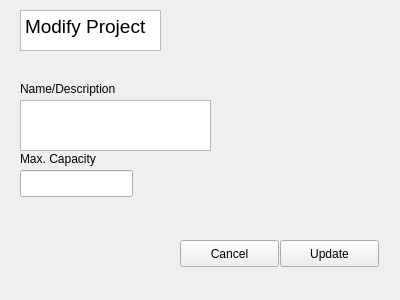
<?xml version="1.0" encoding="UTF-8"?>
<ui version="4.0">
 <class>modifyProjectPage</class>
 <widget class="QWidget" name="modifyProjectPage">
  <property name="geometry">
   <rect>
    <x>0</x>
    <y>0</y>
    <width>400</width>
    <height>300</height>
   </rect>
  </property>
  <property name="windowTitle">
   <string>Form</string>
  </property>
  <widget class="QLabel" name="maxCap">
   <property name="geometry">
    <rect>
     <x>20</x>
     <y>150</y>
     <width>101</width>
     <height>17</height>
    </rect>
   </property>
   <property name="text">
    <string>Max. Capacity</string>
   </property>
  </widget>
  <widget class="QPushButton" name="updateButton">
   <property name="geometry">
    <rect>
     <x>280</x>
     <y>240</y>
     <width>99</width>
     <height>27</height>
    </rect>
   </property>
   <property name="text">
    <string>Update</string>
   </property>
  </widget>
  <widget class="QLineEdit" name="size">
   <property name="geometry">
    <rect>
     <x>20</x>
     <y>170</y>
     <width>113</width>
     <height>27</height>
    </rect>
   </property>
  </widget>
  <widget class="QLabel" name="descrp">
   <property name="geometry">
    <rect>
     <x>20</x>
     <y>80</y>
     <width>131</width>
     <height>17</height>
    </rect>
   </property>
   <property name="text">
    <string>Name/Description</string>
   </property>
  </widget>
  <widget class="QPushButton" name="cancelButton">
   <property name="geometry">
    <rect>
     <x>180</x>
     <y>240</y>
     <width>99</width>
     <height>27</height>
    </rect>
   </property>
   <property name="text">
    <string>Cancel</string>
   </property>
  </widget>
  <widget class="QTextBrowser" name="modifyProjectDescription">
   <property name="geometry">
    <rect>
     <x>20</x>
     <y>10</y>
     <width>141</width>
     <height>41</height>
    </rect>
   </property>
   <property name="html">
    <string>&lt;!DOCTYPE HTML PUBLIC &quot;-//W3C//DTD HTML 4.0//EN&quot; &quot;http://www.w3.org/TR/REC-html40/strict.dtd&quot;&gt;
&lt;html&gt;&lt;head&gt;&lt;meta name=&quot;qrichtext&quot; content=&quot;1&quot; /&gt;&lt;style type=&quot;text/css&quot;&gt;
p, li { white-space: pre-wrap; }
&lt;/style&gt;&lt;/head&gt;&lt;body style=&quot; font-family:'Ubuntu'; font-size:11pt; font-weight:400; font-style:normal;&quot;&gt;
&lt;p style=&quot; margin-top:0px; margin-bottom:0px; margin-left:0px; margin-right:0px; -qt-block-indent:0; text-indent:0px;&quot;&gt;&lt;span style=&quot; font-size:14pt;&quot;&gt;Modify Project&lt;/span&gt;&lt;/p&gt;&lt;/body&gt;&lt;/html&gt;</string>
   </property>
  </widget>
  <widget class="QTextEdit" name="modifyDescrp">
   <property name="geometry">
    <rect>
     <x>20</x>
     <y>100</y>
     <width>191</width>
     <height>51</height>
    </rect>
   </property>
  </widget>
 </widget>
 <resources/>
 <connections/>
</ui>
